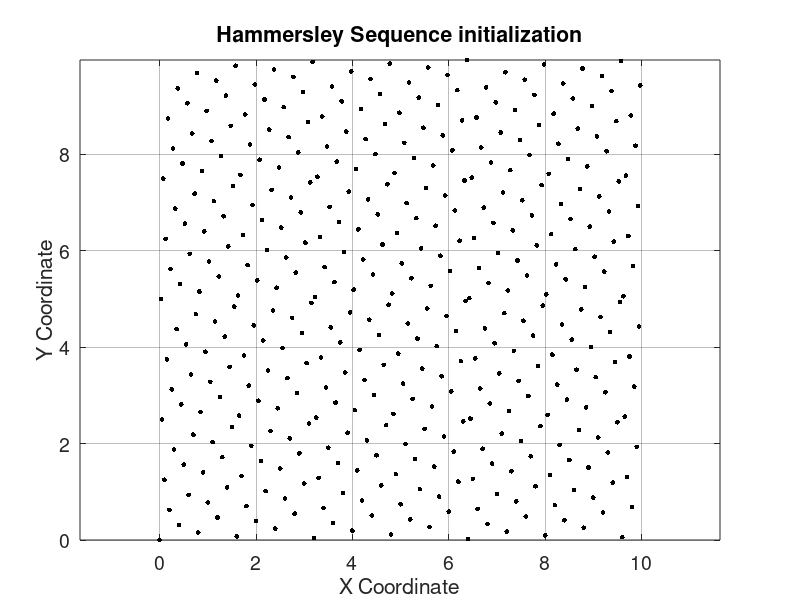

MATLAB code for this plot:
% Define the size of the deployment area (W x H)
W = 10; % Width of the region
H = 10; % Height of the region

% Define the number of nodes to deploy
N = 400; % Number of sensor nodes

% Hammersley Sequence initialization
hammersley_x = (0:N-1) / N; % Fractional part for x-coordinates
hammersley_y = zeros(N, 1); % Pre-allocate y-coordinates

% Compute the Van der Corput sequence for base 2
for i = 1:N
    num = i - 1; % Index starts at 0 for Van der Corput
    q = 0;
    base = 2;
    k = 1;
    while num > 0
        q = q + mod(num, base) / base^k;
        num = floor(num / base);
        k = k + 1;
    end
    hammersley_y(i) = q; % Store result in y
end

% Scale the Hammersley points to the region [0, W] and [0, H]
hammersley_x = hammersley_x * W;  % Scale x-coordinates
hammersley_y = hammersley_y * H;  % Scale y-coordinates

% Plot for Hammersley Sequence Deployment
figure;
scatter(hammersley_x, hammersley_y, 12, 'k', 'filled'); % Black small dots
title('Hammersley Sequence initialization', 'FontSize', 16);
xlabel('X Coordinate', 'FontSize', 14);
ylabel('Y Coordinate', 'FontSize', 14);

% Set axis limits to avoid gaps
xlim([0 W]);
ylim([0 H]);

% Adjust axis properties to eliminate gaps
set(gca, 'Position', [0.1 0.1 0.8 0.8]); % Remove extra padding
set(gca, 'FontSize', 14);
set(gca, 'GridAlpha', 0.3);
axis tight; % Ensure no gaps around axes
axis equal; % Maintain equal aspect ratio
box on; % Keep a clean bounding box around the plot
grid on;

% Save the Hammersley Sequence Deployment as an image
saveas(gcf, 'Hammersley_Deployment_Fixed.png');
